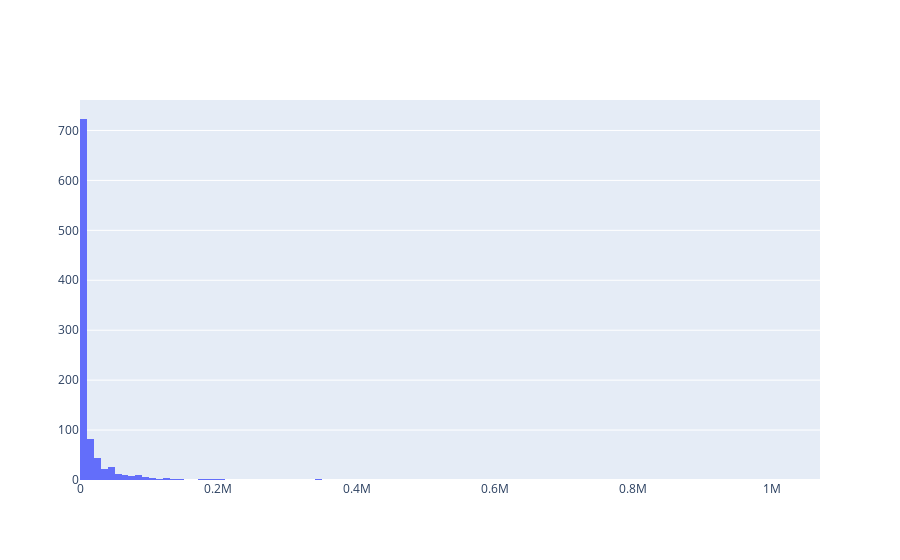

The notebook cell saved with this chart:
### Code cell
import plotly.graph_objects as go

x = df['codelines']

fig = go.Figure(data=[go.Histogram(x=x)])
fig.show()

### Figure 1 — Plotly figure (JSON) as saved in the notebook; plotly's stock layout.template omitted (floating-point values rounded to 4 significant figures; data arrays with more than 128 entries replaced by an {"elided": "..."} marker saying what was removed)
{"data": [{"type": "histogram", "x": {"elided": "995 int values"}}], "layout": {}}
